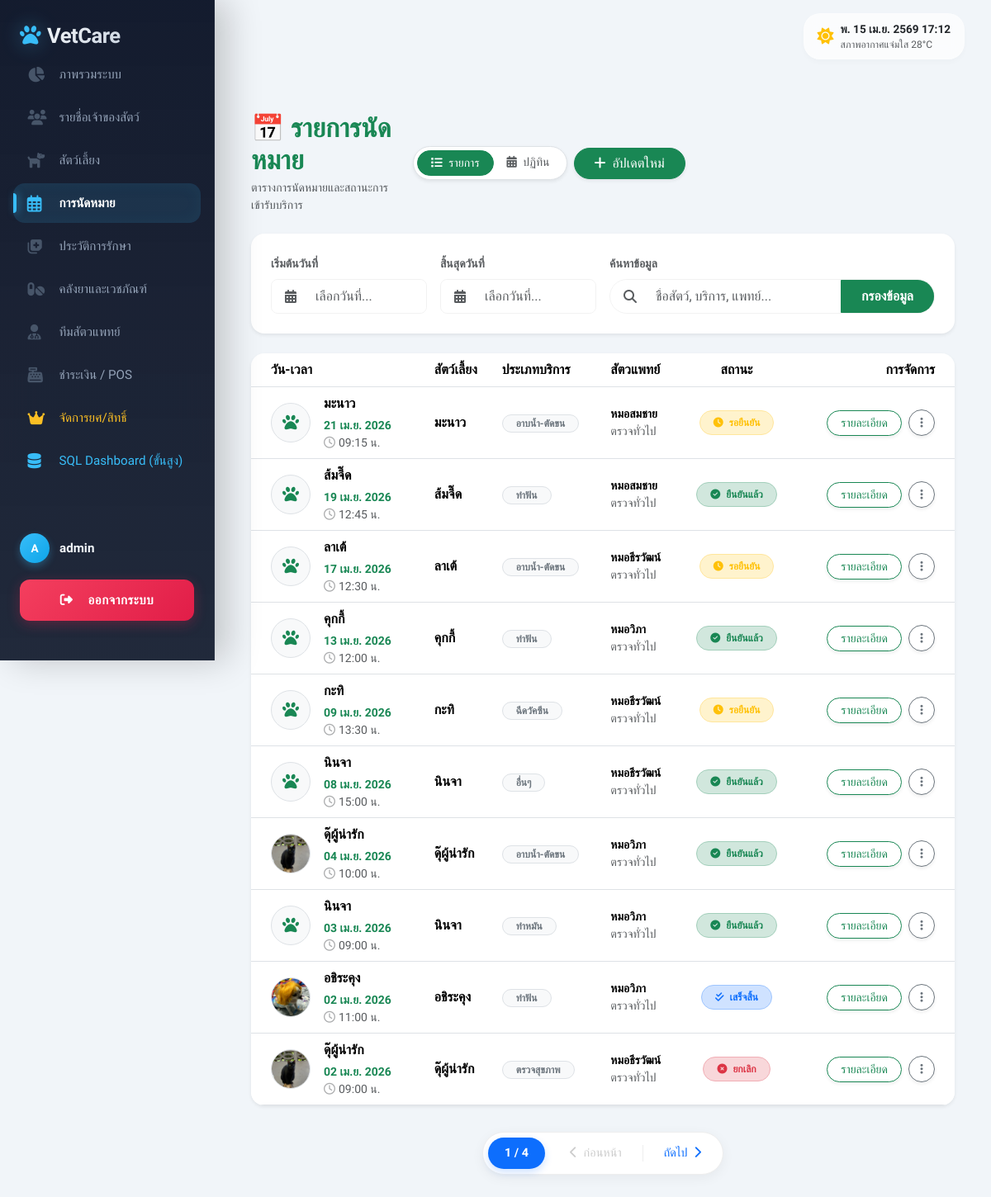
The app's page /appointments/ (signed in), older data.
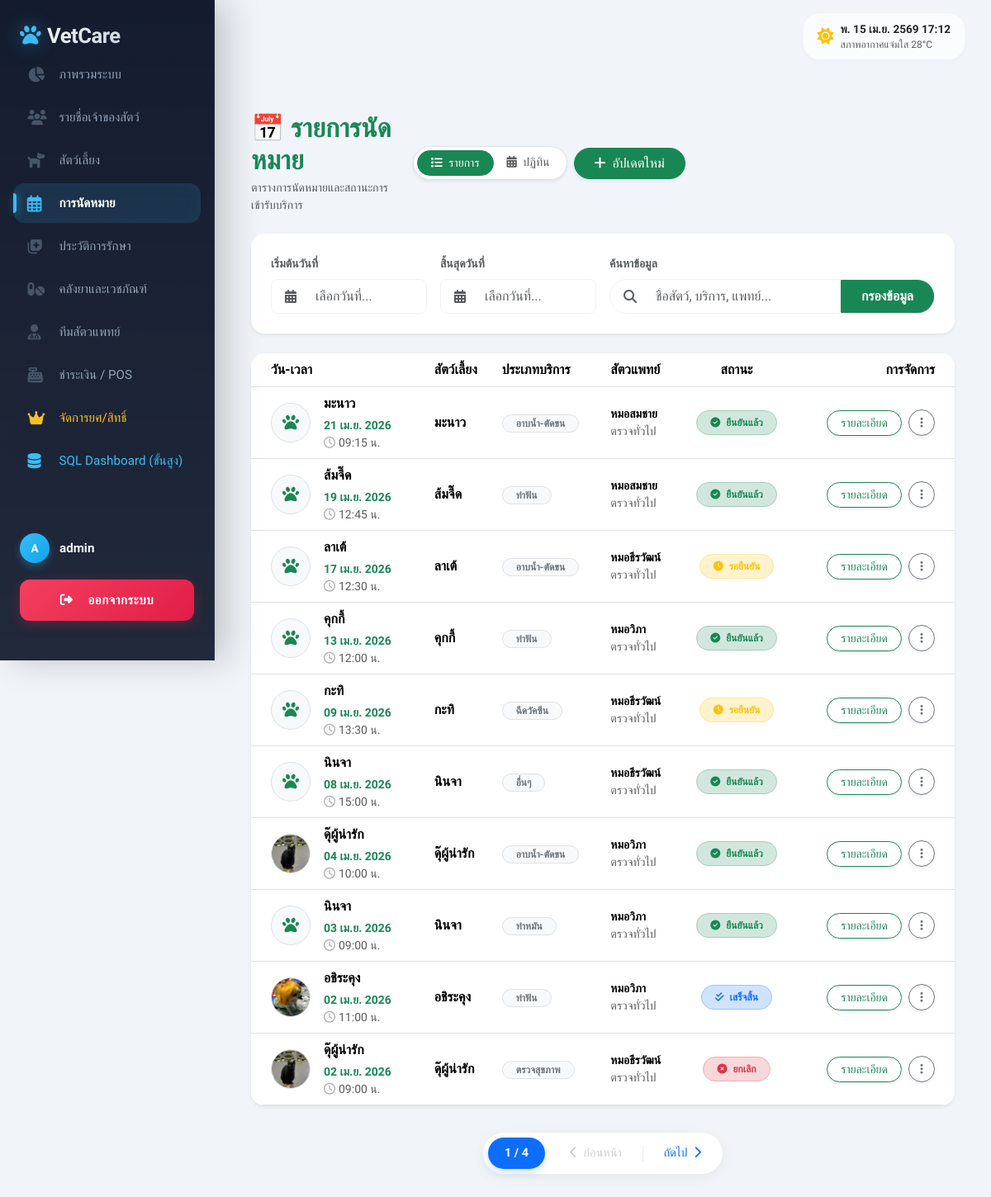
The same page, newer data.
### myapp/models.py (models this page shows, shortened)
class Appointment(models.Model):
    STATUS_CHOICES = [
        ('pending',     'รอยืนยัน'),
        ('confirmed',   'ยืนยันแล้ว'),
        ('in_progress', 'กำลังตรวจ'),
        ('cancelled',   'ยกเลิก'),
        ('completed',   'เสร็จสิ้น'),
    ]
    SERVICE_CHOICES = [
        ('ตรวจสุขภาพ', 'ตรวจสุขภาพ'),
        ('ฉีดวัคซีน', 'ฉีดวัคซีน'),
        ('ผ่าตัด', 'ผ่าตัด'),
        ('อาบน้ำ-ตัดขน', 'อาบน้ำ-ตัดขน'),
        ('ทำหมัน', 'ทำหมัน'),
        ('ทำฟัน', 'ทำฟัน'),
        ('อื่นๆ', 'อื่นๆ'),
    ]
    ref_no = models.CharField(max_length=20, blank=True, null=True, verbose_name='เลขที่ใบนัด')
    pet = models.ForeignKey(Pet, on_delete=models.CASCADE, verbose_name='สัตว์เลี้ยง')
    vet = models.ForeignKey(Vet, on_delete=models.CASCADE, verbose_name='สัตวแพทย์')
    appointment_date = models.DateField(blank=True, null=True, verbose_name='วันที่นัด')
    appointment_time = models.TimeField(blank=True, null=True, verbose_name='เวลานัด')
    service_type = models.CharField(max_length=50, choices=SERVICE_CHOICES, blank=True, null=True, verbose_name='ประเภทบริการ')
    status = models.CharField(max_length=20, choices=STATUS_CHOICES, default='pending', verbose_name='สถานะ')
    reason = models.TextField(blank=True, null=True, verbose_name='อาการ/หมายเหตุ')
    created_at = models.DateTimeField(auto_now_add=True, null=True, blank=True)

class Pet(models.Model):
    owner = models.ForeignKey(Owner, on_delete=models.CASCADE, related_name='pets')
    name = models.CharField(max_length=100)
    customer_id = models.CharField(max_length=50, blank=True, null=True, verbose_name='รหัสลูกค้า')
    microchip_number = models.CharField(max_length=50, blank=True, null=True, verbose_name='เลขที่ชิป')
    price_level_choices = [
        ('ราคาปกติ', 'ราคาปกติ'),
        ('ราคาพิเศษ', 'ราคาพิเศษ')
    ]
    price_level = models.CharField(max_length=50, choices=price_level_choices, blank=True, null=True, verbose_name='ระดับราคา')
    sex_choices = [
        ('M', 'ตัวผู้'),
        ('F', 'ตัวเมีย')
    ]
    sex = models.CharField(max_length=10, choices=sex_choices, blank=True, null=True, verbose_name='เพศ')
    species = models.CharField(max_length=50, verbose_name='ประเภทสัตว์')
    breed = models.CharField(max_length=50, blank=True, null=True, verbose_name='สายพันธุ์')
    remarks = models.TextField(blank=True, null=True, verbose_name='หมายเหตุ')
    image = models.ImageField(upload_to='pet_images/', blank=True, null=True, verbose_name='รูปภาพสัตว์เลี้ยง')
    birth_date = models.DateField(blank=True, null=True, verbose_name='วันเกิด')

class Vet(models.Model):
    doctor_id = models.CharField(max_length=50, blank=True, null=True, verbose_name='รหัสแพทย์')
    license_no = models.CharField(max_length=50, blank=True, null=True, verbose_name='เลขที่ใบอนุญาตประกอบวิชาชีพ')
    role_choices = [
        ('แพทย์ฝึกหัด', 'แพทย์ฝึกหัด'),
        ('สัตวแพทย์', 'สัตวแพทย์'),
        ('สัตวแพทย์อาวุโส', 'สัตวแพทย์อาวุโส')
    ]
    role_level = models.CharField(max_length=50, choices=role_choices, blank=True, null=True, verbose_name='ระดับตำแหน่ง')
    first_name = models.CharField(max_length=100, blank=True, null=True, verbose_name='ชื่อ')
    last_name = models.CharField(max_length=100, blank=True, null=True, verbose_name='นามสกุล')
    national_id = models.CharField(max_length=20, blank=True, null=True, verbose_name='เลขประจำตัวประชาชน')
    specialization_choices = [
        ('อายุรกรรมทั่วไป', 'อายุรกรรมทั่วไป'),
        ('ศัลยกรรม', 'ศัลยกรรม'),
        ('สัตว์เลี้ยงพิเศษ (Exotic)', 'สัตว์เลี้ยงพิเศษ (Exotic)'),
        ('โรคผิวหนัง', 'โรคผิวหนัง'),
        ('หัวใจและหลอดเลือด', 'หัวใจและหลอดเลือด'),
        ('จักษุวิทยา', 'จักษุวิทยา')
    ]
    specialization = models.CharField(max_length=100, choices=specialization_choices, blank=True, null=True, verbose_name='สาขาความเชี่ยวชาญ')
    degree = models.CharField(max_length=100, blank=True, null=True, verbose_name='วุฒิการศึกษา')
    university = models.CharField(max_length=100, blank=True, null=True, verbose_name='มหาวิทยาลัย')
    license_expiry = models.DateField(blank=True, null=True, verbose_name='วันหมดอายุใบอนุญาต')
    address_1 = models.CharField(max_length=255, blank=True, null=True, verbose_name='ที่อยู่บรรทัดที่ 1')
    address_2 = models.CharField(max_length=255, blank=True, null=True, verbose_name='ที่อยู่บรรทัดที่ 2')
    phone = models.CharField(max_length=15, blank=True, null=True, verbose_name='เบอร์มือถือ')
    email = models.EmailField(blank=True, null=True, verbose_name='อีเมล')
    working_hours = models.TextField(blank=True, null=True, verbose_name='ตารางปฏิบัติงาน')
    remarks = models.TextField(blank=True, null=True, verbose_name='หมายเหตุ')
    image = models.ImageField(upload_to='vet_images/', blank=True, null=True, verbose_name='รูปถ่ายแพทย์')

### myapp/views.py (the view, shortened to what this page needs)
# urls.py: path('appointments/', views.AppointmentListView.as_view(), name='appointment_list'),
class AppointmentListView(ListView):
    model = Appointment
    template_name = 'myapp/appointment/appointment_list.html'
    context_object_name = 'appointments'
    paginate_by = 10
    def get_queryset(self):
        qs = super().get_queryset().select_related('vet', 'pet', 'pet__owner').annotate(
            vet_full_name=Concat('vet__first_name', Value(' '), 'vet__last_name'),
            owner_full_name=Concat('pet__owner__first_name', Value(' '), 'pet__owner__last_name')
        )
        q = self.request.GET.get('q', '').strip()
        filter_q = models.Q()
        target_date_str = self.request.GET.get('date')
        if target_date_str:
            try:
                target_date = datetime.strptime(target_date_str, '%Y-%m-%d').date()
                filter_q &= models.Q(appointment_date=target_date)
            except (ValueError, TypeError):
                pass
        start_date = self.request.GET.get('start_date')
        end_date = self.request.GET.get('end_date')
        if start_date:
            try:
                filter_q &= models.Q(appointment_date__gte=start_date)
            except (ValueError, TypeError): pass
        if end_date:
            try:
                filter_q &= models.Q(appointment_date__lte=end_date)
            except (ValueError, TypeError): pass
        if filter_q:
            qs = qs.filter(filter_q)
        return qs.order_by('-appointment_date', '-appointment_time')
    def get_context_data(self, **kwargs):
        import json
        context = super().get_context_data(**kwargs)
        context['q'] = self.request.GET.get('q', '')
        context['start_date'] = self.request.GET.get('start_date', '')
        context['end_date'] = self.request.GET.get('end_date', '')
        mode = self.request.GET.get('mode', 'list')
        context['mode'] = mode
        target_date_str = self.request.GET.get('date')
        if target_date_str:
            try:
                current_date = datetime.strptime(target_date_str, '%Y-%m-%d').date()
            except (ValueError, TypeError):
                current_date = date.today()
        else:
            current_date = date.today()
        context['current_date'] = current_date
        context['prev_date_str'] = (current_date - timedelta(days=1)).isoformat()
        context['next_date_str'] = (current_date + timedelta(days=1)).isoformat()
        context['today_date_str'] = date.today().isoformat()
        context['is_today'] = current_date == date.today()
        qs_all = self.get_queryset()
        events = []
        from django.urls import reverse
        for apt in qs_all:
            if not apt.appointment_date or not apt.appointment_time:
                continue
            color = '#f59e0b'
            if apt.status == 'confirmed': color = '#10b981'
            elif apt.status == 'completed': color = '#3b82f6'
            elif apt.status == 'cancelled': color = '#ef4444'
            events.append({
                'id': apt.id,
                'title': f"{apt.pet.name} - {str(apt.get_status_display())}",
                'start': f"{apt.appointment_date.isoformat()}T{apt.appointment_time.isoformat()}",
                'url': reverse('appointment_detail', kwargs={'pk': apt.pk}),
                'backgroundColor': color,
                'borderColor': color
            })
        context['events_json'] = json.dumps(events)
        return context

### myapp/templates/myapp/appointment/appointment_list.html (shortened to what the changed rows need)
{% extends 'myapp/core/base.html' %}
{% load static %}
{% block content %}
<link href='https://cdn.jsdelivr.net/npm/fullcalendar@5.11.3/main.min.css' rel='stylesheet' />
<link rel="stylesheet" href="https://cdn.jsdelivr.net/npm/flatpickr/dist/flatpickr.min.css">
<div class="container py-4">
    <div class="d-flex flex-column flex-md-row justify-content-between align-items-start align-items-md-center gap-3 mb-4">
        <div>
            <h2 class="fw-bold text-success mb-1">📅 รายการนัดหมาย</h2>
        </div>
    </div>
    <div id="resultsContainer">
    {% if mode == 'calendar' %}
    <div class="card border-0 shadow-sm rounded-4 p-4 mb-4" style="background: var(--card-bg);">
        <div class="d-flex flex-column flex-md-row justify-content-between align-items-center mb-4 gap-3">
            <h5 class="fw-bold text-heading mb-0"><i class="fas fa-calendar-check text-success me-2"></i>ตารางนัดหมายรวม</h5>
            <div class="d-flex flex-wrap justify-content-center gap-2">
                <span class="badge rounded-pill px-3 py-2 fw-semibold" style="background: rgba(245, 158, 11, 0.1); color: #f59e0b; border: 1px solid rgba(245, 158, 11, 0.2);">
                    <i class="fas fa-circle me-1 small"></i> รอยืนยัน
                </span>
                <span class="badge rounded-pill px-3 py-2 fw-semibold" style="background: rgba(16, 185, 129, 0.1); color: #10b981; border: 1px solid rgba(16, 185, 129, 0.2);">
                    <i class="fas fa-circle me-1 small"></i> ยืนยันแล้ว
                </span>
                <span class="badge rounded-pill px-3 py-2 fw-semibold" style="background: rgba(59, 130, 246, 0.1); color: #3b82f6; border: 1px solid rgba(59, 130, 246, 0.2);">
                    <i class="fas fa-circle me-1 small"></i> เสร็จสิ้น
                </span>
                <span class="badge rounded-pill px-3 py-2 fw-semibold" style="background: rgba(239, 68, 68, 0.1); color: #ef4444; border: 1px solid rgba(239, 68, 68, 0.2);">
                    <i class="fas fa-circle me-1 small"></i> ยกเลิก
                </span>
            </div>
        </div>
        <div id='calendar' class="rounded-3 px-1"></div>
    </div>
    {% else %}
    {% if appointments %}
    <div class="card border-0 shadow-sm rounded-4 overflow-hidden" style="background: var(--card-bg);">
        <div class="table-responsive">
            <table class="table table-hover align-middle mb-0 mobile-card-list">
                <thead class="text-nowrap" style="background: var(--bg-body); color: var(--text-heading);">
                    <tr>
                        <th class="ps-4">วัน-เวลา</th>
                        <th>สัตว์เลี้ยง</th>
                        <th>ประเภทบริการ</th>
                        <th>สัตวแพทย์</th>
                        <th class="text-center">สถานะ</th>
                        <th class="text-end pe-4">การจัดการ</th>
                    </tr>
                </thead>
                <tbody>
                    {% for apt in appointments %}
                    <tr>
                        <td class="ps-md-4 item-main" data-label="">
                            <div class="d-flex align-items-center">
                                <div class="bg-light rounded-circle me-3 border flex-shrink-0" style="width: 48px; height: 48px; display: flex; align-items: center; justify-content: center; overflow: hidden;">
                                    {% if apt.pet.image %}
                                        <img src="{{ apt.pet.image.url }}" alt="{{ apt.pet.name }}" style="width: 100%; height: 100%; object-fit: cover;">
                                    {% else %}
                                        <i class="fas fa-paw text-success fs-5"></i>
                                    {% endif %}
                                </div>
                                <div class="text-start">
                                    <strong class="text-heading d-block fs-6 mb-1">{{ apt.pet.name }}</strong>
                                    <div class="small fw-bold text-success">{{ apt.appointment_date|date:"d M Y" }}</div>
                                    <div class="small text-muted"><i class="far fa-clock me-1 opacity-50"></i>{{ apt.appointment_time|time:"H:i" }} น.</div>
                                </div>
                            </div>
                        </td>
                        <td data-label="สัตว์เลี้ยง:" class="d-none d-md-table-cell text-start">
                            <span class="fw-bold">{{ apt.pet.name }}</span>
                        </td>
                        <td data-label="บริการ:" class="text-end text-md-start">
                            <span class="small fw-semibold badge bg-light text-secondary border px-3 py-1 rounded-pill">{{ apt.get_service_type_display }}</span>
                        </td>
                        <td data-label="หมอ:" class="text-end text-md-start">
                            <div class="small fw-bold text-heading">หมอ{{ apt.vet.first_name }}</div>
                            <div class="small text-muted">{{ apt.vet.specialty|default:"ตรวจทั่วไป" }}</div>
                        </td>
                        <td class="text-end text-md-center" data-label="สถานะ:">
                            {% if apt.status == 'pending' %}
                                <span class="badge bg-warning-subtle text-warning px-3 py-2 rounded-pill fw-bold border-warning-subtle border">
                                    <i class="fas fa-clock me-1"></i> รอยืนยัน
                                </span>
                            {% elif apt.status == 'confirmed' %}
                                <span class="badge bg-success-subtle text-success px-3 py-2 rounded-pill fw-bold border-success-subtle border">
                                    <i class="fas fa-check-circle me-1"></i> ยืนยันแล้ว
                                </span>
                            {% elif apt.status == 'in_progress' %}
                                <span class="badge bg-info-subtle text-info px-3 py-2 rounded-pill fw-bold border-info-subtle border">
                                    <i class="fas fa-stethoscope me-1"></i> กำลังตรวจ
                                </span>
                            {% elif apt.status == 'cancelled' %}
                                <span class="badge bg-danger-subtle text-danger px-3 py-2 rounded-pill fw-bold border-danger-subtle border">
                                    <i class="fas fa-times-circle me-1"></i> ยกเลิก
                                </span>
                            {% elif apt.status == 'completed' %}
                                <span class="badge bg-primary-subtle text-primary px-3 py-2 rounded-pill fw-bold border-primary-subtle border">
                                    <i class="fas fa-check-double me-1"></i> เสร็จสิ้น
                                </span>
                            {% else %}
                                <span class="badge bg-secondary-subtle text-secondary px-3 py-2 rounded-pill border">{{ apt.get_status_display }}</span>
                            {% endif %}
                        </td>
                        <td class="pe-md-4 mt-2 mt-md-0" data-label="จัดการ:">
                            <div class="d-flex align-items-center justify-content-end gap-2">
                                <a href="{% url 'appointment_detail' apt.pk %}" class="btn btn-sm btn-outline-success rounded-pill px-3 shadow-sm">
                                    <span class="d-none d-md-inline">รายละเอียด</span>
                                </a>
                                <div class="dropdown">
                                    <button class="btn btn-sm btn-outline-secondary rounded-circle shadow-sm" style="width: 32px; height: 32px;" type="button" data-bs-toggle="dropdown">
                                        <i class="fas fa-ellipsis-v"></i>
                                    </button>
                                </div>
                            </div>
                        </td>
                    </tr>
                    {% endfor %}
                </tbody>
            </table>
        </div>
    </div>
    {% endif %}
    {% endif %}
    </div>
</div>
{% endblock %}

Row changes from the older to the newer data that the page shows:
changed Appointment "21 เม.ย. 2026": status "รอยืนยัน" → "ยืนยันแล้ว"
